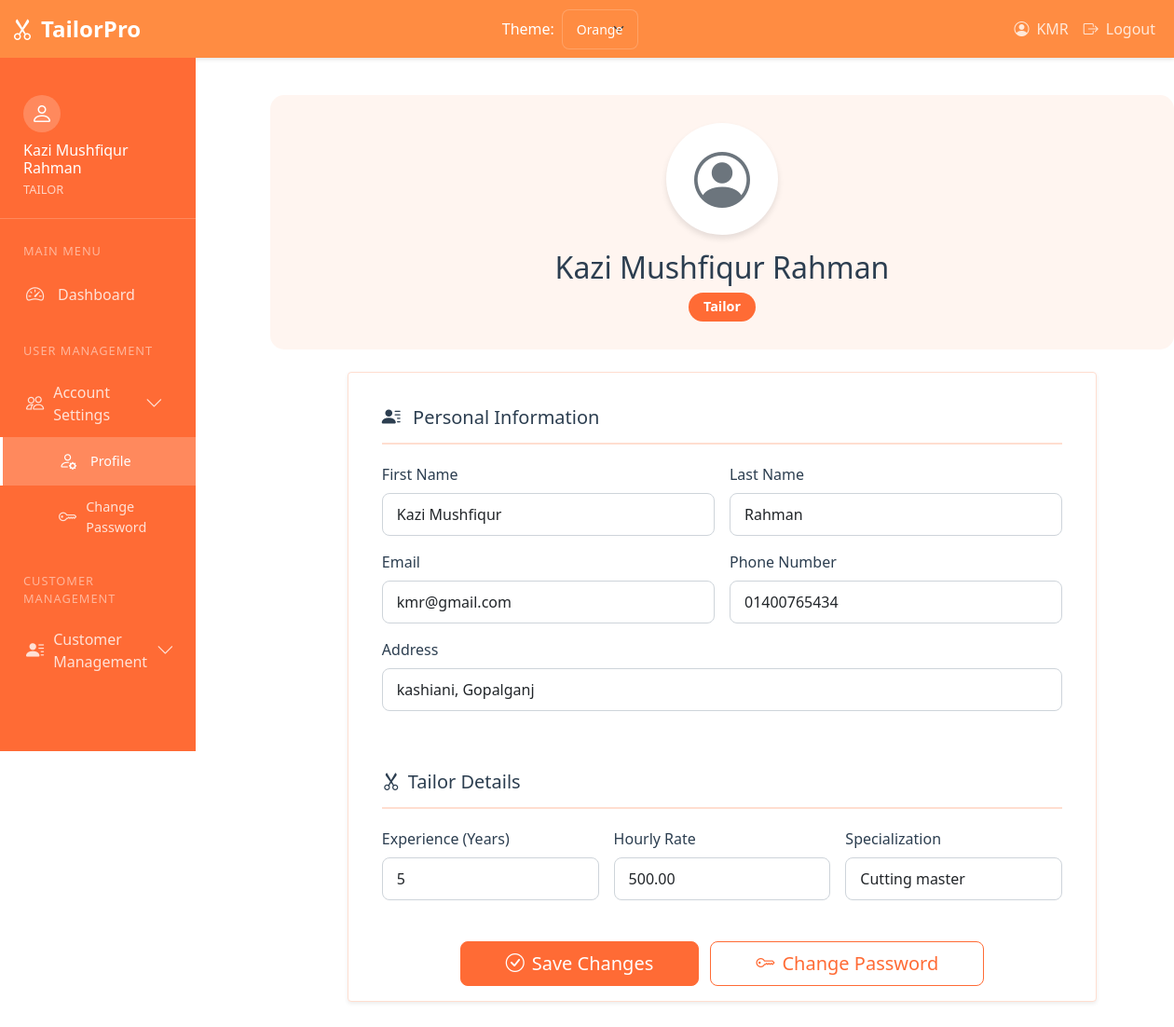
Page /profile/ (signed in) on the committed database.
### user_management/models.py (models this page shows, shortened)
class User(AbstractUser):
    USER_TYPE_CHOICES = (
        ('ADMIN', 'Admin'),
        ('TAILOR', 'Tailor'),
        ('CUSTOMER', 'Customer'),
    )
    user_type = models.CharField(max_length=10, choices=USER_TYPE_CHOICES)
    phone_regex = RegexValidator(
        regex=r'^\+?1?\d{9,15}$',
        message="Phone number must be entered in the format: '+999999999'. Up to 15 digits allowed."
    )
    phone_number = models.CharField(validators=[phone_regex], max_length=17, blank=True)
    address = models.CharField(max_length=255, blank=True)

class TailorProfile(models.Model):
    user = models.OneToOneField(User, on_delete=models.CASCADE, related_name='tailor_profile')
    experience_years = models.PositiveIntegerField(default=0)
    specialization = models.CharField(max_length=100, blank=True)
    hourly_rate = models.DecimalField(max_digits=10, decimal_places=2, default=0.0)
    is_available = models.BooleanField(default=True)

### user_management/views.py (the view)
# urls.py: path('profile/', views.profile, name='profile'),
@login_required
def profile(request):
    if request.method == 'POST':
        user_form = UserProfileUpdateForm(request.POST, instance=request.user)
        if request.user.user_type == 'CUSTOMER':
            profile_form = CustomerProfileForm(
                request.POST,
                instance=request.user.customer_profile
            )
        else:
            profile_form = TailorProfileForm(
                request.POST,
                instance=request.user.tailor_profile
            )
        if user_form.is_valid() and profile_form.is_valid():
            user_form.save()
            profile_form.save()
            messages.success(request, 'Profile updated successfully!')
            return redirect('profile')
    else:
        user_form = UserProfileUpdateForm(instance=request.user)
        if request.user.user_type == 'CUSTOMER':
            profile_form = CustomerProfileForm(instance=request.user.customer_profile)
        else:
            profile_form = TailorProfileForm(instance=request.user.tailor_profile)
    return render(request, 'user_management/profile.html', {
        'user_form': user_form,
        'profile_form': profile_form
    })

### user_management/templates/user_management/profile.html (shortened to what this page needs)
{% extends 'user_management/base.html' %}
{% block content %}
<div class="profile-container">
    <div class="profile-header mb-4">
        <div class="text-center position-relative">
            <div class="profile-avatar">
                <i class="bi bi-person-circle"></i>
            </div>
            <h2 class="mt-3">{{ user.get_full_name|default:user.username }}</h2>
            <span class="badge bg-primary">{{ user.user_type.title }}</span>
        </div>
    </div>
    <div class="row justify-content-center">
        <div class="col-md-10">
            <div class="card shadow-sm">
                <div class="card-body">
                    <form method="post" class="profile-form">
                        <div class="profile-section">
                            <h4 class="section-title">
                                <i class="bi bi-person-lines-fill me-2"></i>
                                Personal Information
                            </h4>
                            <div class="row g-3">
                                <div class="col-md-6">
                                    <label class="form-label">First Name</label>
                                    {{ user_form.first_name }}
                                </div>
                                <div class="col-md-6">
                                    <label class="form-label">Last Name</label>
                                    {{ user_form.last_name }}
                                </div>
                                <div class="col-md-6">
                                    <label class="form-label">Email</label>
                                    {{ user_form.email }}
                                </div>
                                <div class="col-md-6">
                                    <label class="form-label">Phone Number</label>
                                    {{ user_form.phone_number }}
                                </div>
                                <div class="col-12">
                                    <label class="form-label">Address</label>
                                    {{ user_form.address }}
                                </div>
                            </div>
                        </div>
                        <div class="profile-section mt-4">
                            <h4 class="section-title">
                                {% if user.user_type == 'CUSTOMER' %}
                                    <i class="bi bi-person-badge me-2"></i>Customer Details
                                {% else %}
                                    <i class="bi bi-scissors me-2"></i>Tailor Details
                                {% endif %}
                            </h4>
                            <div class="row g-3">
                                {% if user.user_type == 'CUSTOMER' %}
                                    <div class="col-md-6">
                                        <label class="form-label">Gender</label>
                                        {{ profile_form.gender }}
                                    </div>
                                    <div class="col-12">
                                        <label class="form-label">Preferred Styles</label>
                                        {{ profile_form.preferred_styles }}
                                    </div>
                                {% else %}
                                    <div class="col-md-4">
                                        <label class="form-label">Experience (Years)</label>
                                        {{ profile_form.experience_years }}
                                    </div>
                                    <div class="col-md-4">
                                        <label class="form-label">Hourly Rate</label>
                                        {{ profile_form.hourly_rate }}
                                    </div>
                                    <div class="col-md-4">
                                        <label class="form-label">Specialization</label>
                                        {{ profile_form.specialization }}
                                    </div>
                                {% endif %}
                            </div>
                        </div>
                        <div class="profile-actions mt-4 text-center">
                            <button type="submit" class="btn btn-primary btn-lg px-5">
                                <i class="bi bi-check-circle me-2"></i>Save Changes
                            </button>
                            <a href="{% url 'password_change' %}" class="btn btn-outline-secondary btn-lg px-5 ms-2">
                                <i class="bi bi-key me-2"></i>Change Password
                            </a>
                        </div>
                    </form>
                </div>
            </div>
        </div>
    </div>
</div>
{% endblock %}

### user_management/templates/user_management/base.html (shortened to what this page needs)
<!DOCTYPE html>
<html>
<head>
    <link href="https://cdn.jsdelivr.net/npm/bootstrap@5.1.3/dist/css/bootstrap.min.css" rel="stylesheet">
    <link rel="stylesheet" href="https://cdn.jsdelivr.net/npm/bootstrap-icons@1.7.2/font/bootstrap-icons.css">
</head>
<body>
    <nav class="navbar navbar-expand-lg navbar-dark">
        <div class="container-fluid">
            <a class="navbar-brand" href="{% if user.is_authenticated %}{% url 'dashboard' %}{% else %}/{% endif %}">
                <i class="bi bi-scissors me-2"></i>TailorPro
            </a>
            <div class="navbar-nav ms-auto me-4">
                <div class="theme-switcher d-flex align-items-center">
                    <label class="me-2 text-white">Theme:</label>
                    <select class="form-select form-select-sm" id="themeSelector">
                        <option value="orange">Orange</option>
                    </select>
                </div>
            </div>
            <div class="navbar-nav ms-auto">
                {% if user.is_authenticated %}
                    <span class="nav-link">
                        <i class="bi bi-person-circle me-2"></i>{{ user.username }}
                    </span>
                    <a class="nav-link" href="{% url 'logout' %}">
                        <i class="bi bi-box-arrow-right me-2"></i>Logout
                    </a>
                {% endif %}
            </div>
        </div>
    </nav>
    <div class="container-fluid">
        <div class="row">
            {% if user.is_authenticated %}
            <div class="col-md-3 col-lg-2 px-0">
                <div class="sidebar">
                    <div class="sidebar-user">
                        <div class="user-avatar">
                            <i class="bi bi-person"></i>
                        </div>
                        <div class="user-info">
                            <h6>{{ user.get_full_name|default:user.username }}</h6>
                            <span>{{ user.user_type }}</span>
                        </div>
                    </div>
                    <div class="nav-section">
                        <div class="nav-section-title">Main Menu</div>
                        <a href="{% url 'dashboard' %}" class="sidebar-link {% if request.resolver_match.url_name == 'dashboard' %}active{% endif %}">
                            <i class="bi bi-speedometer2"></i>
                            Dashboard
                        </a>
                    </div>
                    <div class="nav-section">
                        <div class="nav-section-title">User Management</div>
                        <div class="menu-toggle" data-bs-toggle="collapse" data-bs-target="#userManagement">
                            <a class="sidebar-link">
                                <i class="bi bi-people"></i>
                                Account Settings
                                <i class="bi bi-chevron-down ms-auto"></i>
                            </a>
                        </div>
                        <div class="sidebar-submenu collapse" id="userManagement">
                            <a href="{% url 'profile' %}" class="sidebar-link {% if request.resolver_match.url_name == 'profile' %}active{% endif %}">
                                <i class="bi bi-person-gear"></i>
                                Profile
                            </a>
                            <a href="{% url 'password_change' %}" class="sidebar-link {% if request.resolver_match.url_name == 'password_change' %}active{% endif %}">
                                <i class="bi bi-key"></i>
                                Change Password
                            </a>
                        </div>
                    </div>
                    {% if user.user_type == 'CUSTOMER' or user.user_type == 'TAILOR' %}
                    <div class="nav-section">
                        <div class="nav-section-title">Customer Management</div>
                        <div class="menu-toggle" data-bs-toggle="collapse" data-bs-target="#customerManagement">
                            <a class="sidebar-link">
                                <i class="bi bi-person-lines-fill"></i>
                                {% if user.user_type == 'CUSTOMER' %}
                                    Customer Services
                                {% else %}
                                    Customer Management
                                {% endif %}
                                <i class="bi bi-chevron-down ms-auto"></i>
                            </a>
                        </div>
                    </div>
                    {% endif %}
                </div>
            </div>
            <div class="col-md-9 col-lg-10 main-content">
            {% else %}
            <div class="col-12 main-content">
            {% endif %}
                {% block content %}
                {% endblock %}
            </div>
        </div>
    </div>
</body>
</html>

### rows in the picture
User: username "KMR", get_full_name "Kazi Mushfiqur Rahman", user_type "TAILOR", user_type "Tailor", first_name "Kazi Mushfiqur", last_name "Rahman", email "kmr@gmail.com", phone_number "01400765434", address "kashiani, Gopalganj"
TailorProfile: experience_years "5", hourly_rate "500.00", specialization "Cutting master"
